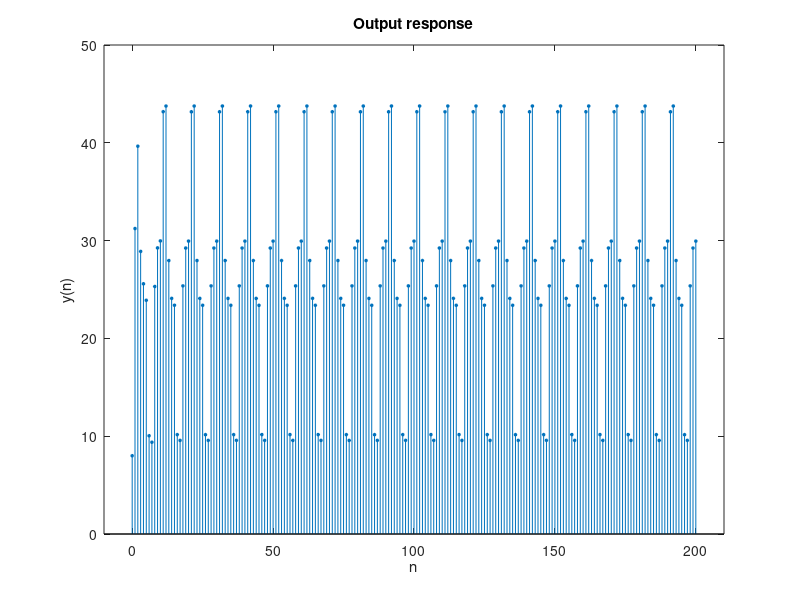

MATLAB code for this plot:
b = [1 2 0 1];
a = [1 -0.5 0.25];
n = 0:200;
x = 5*ones(size(n))+3*cos(0.2*pi*n)+4*sin(0.6*pi*n);
y = filter(b,a,x);
Hf_1 = figure;
set(Hf_1,'NumberTitle','off','Name','P0219c');
Hs = stem(n,y,'filled');
set(Hs,'markersize',2);
axis([-10,210,0,50]);
xlabel('n');
ylabel('y(n)');
title('Output response')